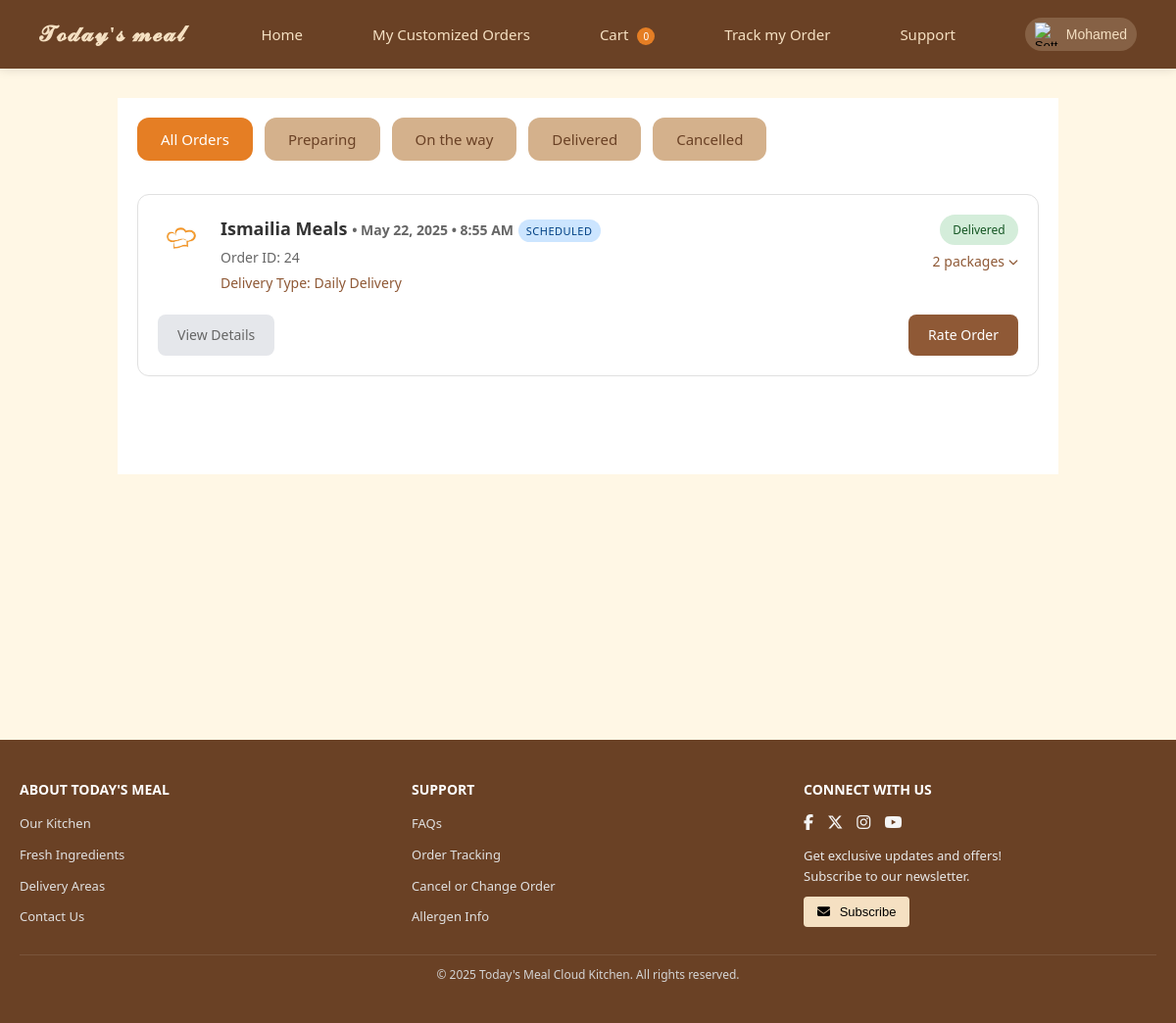
Page /customer/Order_tracking/index.php (signed in) on the committed database.
### tables this page shows
CREATE TABLE `users` (
  `user_id` int(11) NOT NULL,
  `u_name` varchar(100) NOT NULL,
  `mail` varchar(100) NOT NULL,
  `phone` varchar(20) NOT NULL,
  `password` varchar(255) NOT NULL,
  `reset_token` varchar(255) DEFAULT NULL,
  `reset_token_expiry` datetime DEFAULT NULL,
  `u_role` enum('admin','external_user','delivery_man') NOT NULL,
  `created_at` timestamp NOT NULL DEFAULT current_timestamp(),
  `last_login` timestamp NULL DEFAULT NULL
);

CREATE TABLE `orders` (
  `order_id` int(11) NOT NULL,
  `customer_id` int(11) NOT NULL,
  `cloud_kitchen_id` int(11) NOT NULL,
  `kitchen_order_status` enum('preparing','ready_for_delivery','delivered','new') DEFAULT 'new',
  `total_price` decimal(10,2) NOT NULL,
  `order_date` timestamp NOT NULL DEFAULT current_timestamp(),
  `ord_type` enum('customized','normal','scheduled') NOT NULL,
  `delivery_type` enum('all_at_once','daily_delivery') DEFAULT NULL,
  `delivery_date` timestamp NULL DEFAULT NULL,
  `order_status` enum('pending','in_progress','delivered','cancelled') DEFAULT 'pending',
  `customer_selected_date` date DEFAULT NULL
);

CREATE TABLE `cloud_kitchen_owner` (
  `user_id` int(11) NOT NULL,
  `start_year` year(4) NOT NULL,
  `c_n_id` varchar(50) NOT NULL,
  `status` enum('active','suspended','blocked') DEFAULT 'active',
  `orders_count` int(11) DEFAULT 0,
  `business_name` varchar(255) NOT NULL,
  `registration_date` timestamp NOT NULL DEFAULT current_timestamp(),
  `years_of_experience` enum('Beginner (0-1 years)','Intermediate (2-3 years)','Advanced (4-5 years)','Expert (6+ years)') NOT NULL,
  `customized_orders` tinyint(1) DEFAULT 0,
  `average_rating` decimal(3,2) DEFAULT 0.00,
  `is_approved` tinyint(1) DEFAULT 0,
  `speciality_id` int(11) NOT NULL,
  `suspension_reason` text DEFAULT NULL,
  `suspension_date` timestamp NULL DEFAULT NULL,
  `suspended_by` int(11) DEFAULT NULL
);

### customer/Order_tracking/index.php (the view, shortened to what this page needs)
<?php
require_once('../DB_connection.php');
$user_id = $_SESSION['user_id'];
$filter = isset($_GET['filter']) ? $_GET['filter'] : 'all';
$status_filters = [
    'preparing' => "AND (o.order_status = 'pending' OR o.order_status = 'preparing')",
    'on-the-way' => "AND (o.order_status = 'ready_for_pickup' OR o.order_status = 'in_transit')",
    'delivered' => "AND o.order_status = 'delivered'",
    'cancelled' => "AND o.order_status = 'cancelled'"
];
$status_condition = $status_filters[$filter] ?? "";
$orders_query = "SELECT o.order_id, o.order_date, o.order_status, o.total_price,
                 o.cloud_kitchen_id as kitchen_id, ck.business_name as kitchen_name,
                 pd.delivery_fees, pd.total_payment, o.delivery_type, o.customer_selected_date, o.ord_type
          FROM orders o
          JOIN payment_details pd ON o.order_id = pd.order_id
          JOIN cloud_kitchen_owner ck ON o.cloud_kitchen_id = ck.user_id
          WHERE o.customer_id = ? $status_condition
          ORDER BY o.order_date DESC";
$stmt = $conn->prepare($orders_query);
$stmt->bind_param("i", $user_id);
$stmt->execute();
$orders_result = $stmt->get_result();
$orders = $orders_result->fetch_all(MYSQLI_ASSOC);
?>
<!DOCTYPE html>
<html lang="en">
<head>
<link rel="stylesheet" href="styles.css" />
<link rel="stylesheet" href="https://cdnjs.cloudflare.com/ajax/libs/font-awesome/6.0.0/css/all.min.css" />
</head>
<body>
<?php include '..\global\navbar\navbar.php'; ?>
<div class="container">
    <div class="filter-tabs">
        <a href="?filter=all" class="tab-btn <?php echo $filter === 'all' ? 'active' : ''; ?>">All Orders</a>
        <a href="?filter=preparing" class="tab-btn <?php echo $filter === 'preparing' ? 'active' : ''; ?>">Preparing</a>
        <a href="?filter=on-the-way" class="tab-btn <?php echo $filter === 'on-the-way' ? 'active' : ''; ?>">On the way</a>
        <a href="?filter=delivered" class="tab-btn <?php echo $filter === 'delivered' ? 'active' : ''; ?>">Delivered</a>
        <a href="?filter=cancelled" class="tab-btn <?php echo $filter === 'cancelled' ? 'active' : ''; ?>">Cancelled</a>
    </div>
    <div class="orders-list">
        <?php foreach ($orders as $order):
            $order_date = new DateTime($order['order_date']);
            $is_scheduled = $order['ord_type'] === 'scheduled';
            $is_daily_delivery = $is_scheduled && $order['delivery_type'] === 'daily_delivery';
        ?>
        <div class="order-card" data-status="<?php echo $order['status_class']; ?>" data-order-type="<?php echo $is_scheduled ? 'scheduled' : 'normal'; ?>">
            <div class="order-header">
                <div class="restaurant-icon">
                    <img alt="<?php echo htmlspecialchars($order['kitchen_name']); ?>" src="caterer.jpg" />
                </div>
                <div class="order-info">
                    <h3><?php echo htmlspecialchars($order['kitchen_name']); ?>
                        <span class="order-time"> • <?php echo $order_date->format('M j, Y'); ?> • <?php echo $order_date->format('g:i A'); ?></span>
                        <?php if ($is_scheduled): ?>
                            <span class="order-type">Scheduled</span></h3>
                            <p class="order-id">Order ID: <?php echo $order['order_id']; ?></p>
                            <p class="delivery-type">Delivery Type: <?php echo $is_daily_delivery ? 'Daily Delivery' : 'All at once'; ?></p>
                        <?php else: ?>
                            <span class="order-type">Normal</span></h3>
                            <p class="order-id">Order ID: <?php echo $order['order_id']; ?></p>
                        <?php endif; ?>
                </div>
                <div class="status-wrap">
                    <div class="status-badge <?php echo $order['status_class']; ?>">
                        <?php
                        echo ucwords(str_replace('-', ' ', $order['status_class']));
                        ?>
                    </div>
                    <?php if ($order['show_items']): ?>
                        <a href="?hide_items=<?php echo $order['order_id']; ?><?php if($filter !== 'all') echo '&filter='.$filter; ?>" class="items-toggle active">
                            <?php echo $is_daily_delivery ? count($order['packages']) . ' packages' : count($order['items']) . ' items'; ?>
                            <i class="fas fa-chevron-up"></i>
                        </a>
                    <?php else: ?>
                        <a href="?show_items=<?php echo $order['order_id']; ?><?php if($filter !== 'all') echo '&filter='.$filter; ?>" class="items-toggle">
                            <?php echo $is_daily_delivery ? count($order['packages']) . ' packages' : count($order['items']) . ' items'; ?>
                            <i class="fas fa-chevron-down"></i>
                        </a>
                    <?php endif; ?>
                </div>
            </div>
            <div class="order-actions <?php echo $order['status_class'] == 'delivered' ? 'delivered-actions' : ''; ?>">
    <a href="?view_order=<?php echo $order['order_id']; ?><?php if($filter !== 'all') echo '&filter='.$filter; ?>" style="text-decoration: none;" class="btn-secondary <?php echo $order['status_class'] == 'delivered' ? 'small' : ''; ?>">View Details</a>
    <?php if ($order['status_class'] == 'delivered'): ?>
        <?php if (isset($order['review']) && $order['review']['stars'] > 0): ?>
            <div class="rated-badge" style="border: none;"><span style="text-decoration: none;">Rated: <?php echo $order['review']['stars']; ?>&#9733;</span></div>
        <?php else: ?>
            <a href="?rate_order=<?php echo $order['order_id']; ?><?php if($filter !== 'all') echo '&filter='.$filter; ?>" class="btn-primary">Rate Order</a>
        <?php endif; ?>
    <?php endif; ?>
</div>
        </div>
        <?php endforeach; ?>
    </div>
</div>
<?php include '..\global\footer\footer.php'; ?>
</body>
</html>

### customer/global/navbar/navbar.php (shortened to what this page needs)
<?php
include '../../DB_connection.php';
$user_id = $_SESSION['user_id'] ?? null;
$userData = [
    'email' => '',
    'name' => '',
    'dob' => '',
    'gender' => '',
    'address' => ''
];
$cartCount = 0;
if (!empty($user_id)) {
    $query = "SELECT SUM(ci.quantity) as total
              FROM cart c
              JOIN cart_items ci ON c.cart_id = ci.cart_id
              WHERE c.customer_id = ?";
    if ($stmt = $conn->prepare($query)) {
        $stmt->bind_param("i", $user_id);
        $stmt->execute();
        $stmt->bind_result($total);
        if ($stmt->fetch()) {
            $cartCount = (int)($total ?? 0);
        }
    }
}
$stmt = $conn->prepare("SELECT address FROM external_user WHERE user_id = ?");
if ($stmt) {
    $stmt->bind_param("i", $user_id);
    $stmt->execute();
    $stmt->bind_result($address);
    if ($stmt->fetch()) {
        $userData['address'] = $address;
    }
}
$stmt = $conn->prepare("SELECT u.mail, u.u_name, c.BOD, c.gender
                        FROM users u
                        JOIN external_user e ON u.user_id = e.user_id
                        JOIN customer c ON e.user_id = c.user_id
                        WHERE u.user_id = ?");
if ($stmt) {
    $stmt->bind_param("i", $user_id);
    $stmt->execute();
    $stmt->bind_result($email, $name, $dob, $gender);
    if ($stmt->fetch()) {
        $userData['email'] = $email;
        $userData['name'] = $name;
        $userData['dob'] = $dob;
        $userData['gender'] = $gender;
    }
}
?>
<header class="navbar-header">
    <div class="navbar-logo">
        <h1 class="navbar-heading">𝓣𝓸𝓭𝓪𝔂'𝓼 𝓶𝓮𝓪𝓵</h1>
    </div>
    <nav class="navbar-nav" id="navbar-main-nav" aria-label="Main navigation">
        <a href="\NEW-TODAYS-MEAL\customer\Home\index.php" class="navbar-nav-item">
            <span class="navbar-nav-icon home"></span>
            <span class="navbar-nav-text">Home</span>
        </a>
        <a href="\NEW-TODAYS-MEAL\customer\Custom_Order_Management\index.php" class="navbar-nav-item">
            <span class="navbar-nav-icon custom-order"></span>
            <span class="navbar-nav-text">My Customized Orders</span>
        </a>
        <a href="\NEW-TODAYS-MEAL\customer\Cart\cart.php" class="navbar-nav-item">
            <span class="navbar-nav-icon cart"></span>
            <span class="navbar-nav-text">
                Cart <span class="navbar-cart-count" id="navbar-cart-counter"><?= $cartCount ?></span>
            </span>
        </a>
        <a href="\NEW-TODAYS-MEAL\customer\Order_tracking\index.php" class="navbar-nav-item">
            <span class="navbar-nav-icon meals"></span>
            <span class="navbar-nav-text">Track my Order</span>
        </a>
        <a href="\NEW-TODAYS-MEAL\customer\support\support.php" class="navbar-nav-item">
            <span class="navbar-nav-icon support"></span>
            <span class="navbar-nav-text">Support</span>
        </a>
    </nav>
    <div class="navbar-user-controls">
        <button class="navbar-settings-button" id="navbar-settings-btn" aria-haspopup="true" aria-expanded="false">
            <img src="https://img.icons8.com/?size=100&id=S6mp3couBHct&format=png&color=6a4125" alt="Settings" class="navbar-settings-icon">
            <span class="navbar-user-name"><?= htmlspecialchars(explode(' ', $userData['name'])[0] ?? 'User') ?></span>
        </button>
    </div>
</header>

### customer/Order_tracking/styles.css (style rules this page uses)
* { margin:0; padding:0; box-sizing:border-box }
body { font-family:-apple-system,BlinkMacSystemFont,'Segoe UI',Roboto,Oxygen,Ubuntu,Cantarell,sans-serif; background-color:#fff7e5; color:#333; line-height:1.6 }
.container { max-width:80%; margin:0 auto; padding:20px; background-color:white; padding-bottom: 100px; }
.filter-tabs { display: flex; gap: 12px; margin-bottom: 30px; overflow-x: auto; padding-bottom: 4px; }
.tab-btn { padding: 10px 24px; border: none; background-color: #d4b18c; color: #6a4125; border-radius: 12px; cursor: pointer; font-size: 15px; font-weight: 500; transition: background-color 0.2s ease, color 0.2s ease; white-space: nowrap; text-decoration: none; min-width: fit-content; }
.tab-btn.active { background-color: #e57e24; color: white; }
.orders-list { display:flex; flex-direction:column; gap:16px; }
.order-card { background:white; border:1px solid #e0e0e0; border-radius:12px; padding:20px; transition:all 0.2s ease }
.order-header { display:flex; align-items:flex-start; gap:16px; margin-bottom:16px }
.restaurant-icon { width:48px; height:48px; border-radius:8px; display:flex; align-items:center; justify-content:center; flex-shrink:0; overflow:hidden }
.restaurant-icon img { width:100%; height:100%; object-fit:cover; border-radius:8px }
.order-info { flex:1 }
.order-info h3 { font-size:18px; font-weight:600; margin-bottom:4px; color:#333 }
.order-id { font-size:14px; color:#666; margin:4px 0; font-weight:400 }
.delivery-type { font-size:14px; color:#8f5936; margin:4px 0; font-weight:500 }
.order-time { font-size:14px; color:#666 }
.status-badge { padding:6px 12px; border-radius:20px; font-size:12px; font-weight:500; text-align:center; min-width:80px }
.status-badge.delivered { background-color:#d4edda; color:#155724 }
.order-actions { display:flex; gap:12px; justify-content:flex-start }
.order-actions.delivered-actions { justify-content:space-between }
.btn-secondary { text-decoration: none; padding:10px 20px; border:0px; background-color:#E5E7EB; color:#666; border-radius:8px; cursor:pointer; font-size:14px; font-weight:500; transition:all 0.2s ease }
.btn-primary { text-decoration: none; padding:10px 20px; background-color:#8f5936; color:white; border:none; border-radius:8px; cursor:pointer; font-size:14px; font-weight:500; transition:all 0.2s ease }
.items-toggle { text-decoration: none; background:none; border:none; color:#8f5936; font-size:14px; font-weight:500; cursor:pointer; display:inline-flex; align-items:center; gap:4px; padding:0 }
.items-toggle i { font-size:10px; transition:transform 0.2s ease }
* { scrollbar-width:none; -ms-overflow-style:none; }
.status-wrap { display:flex; flex-direction:column; align-items:flex-end; gap:6px; margin-left:auto }
.status-wrap .items-toggle { text-decoration: none; background:none; border:none; color:#8f5936; font-size:14px; font-weight:500; cursor:pointer; display:inline-flex; align-items:center; gap:4px; padding:0 }
.status-wrap .items-toggle i { font-size:10px; transition:transform 0.2s ease }
.order-type { padding:4px 8px; border-radius:12px; font-size:11px; font-weight:500; text-transform:uppercase; letter-spacing:0.5px }
.order-card[data-order-type="scheduled"] .order-type { background-color:#cce5ff; color:#004085 }

### customer/global/footer/footer.php (style rules this page uses)
html, body { height: 100%; margin: 0; font-family: "Segoe UI", Tahoma, Geneva, Verdana, sans-serif; }

### rows in the picture
users: u_name "Mohamed"
orders: cloud_kitchen.business_name "Ismailia Meals", order_date "May 22, 2025", order_date "8:55 AM", order_id "24", ord_type "Daily Delivery", order_status "Delivered", count($order['packages']) "2"

### other values in the picture
$cartCount "0"
